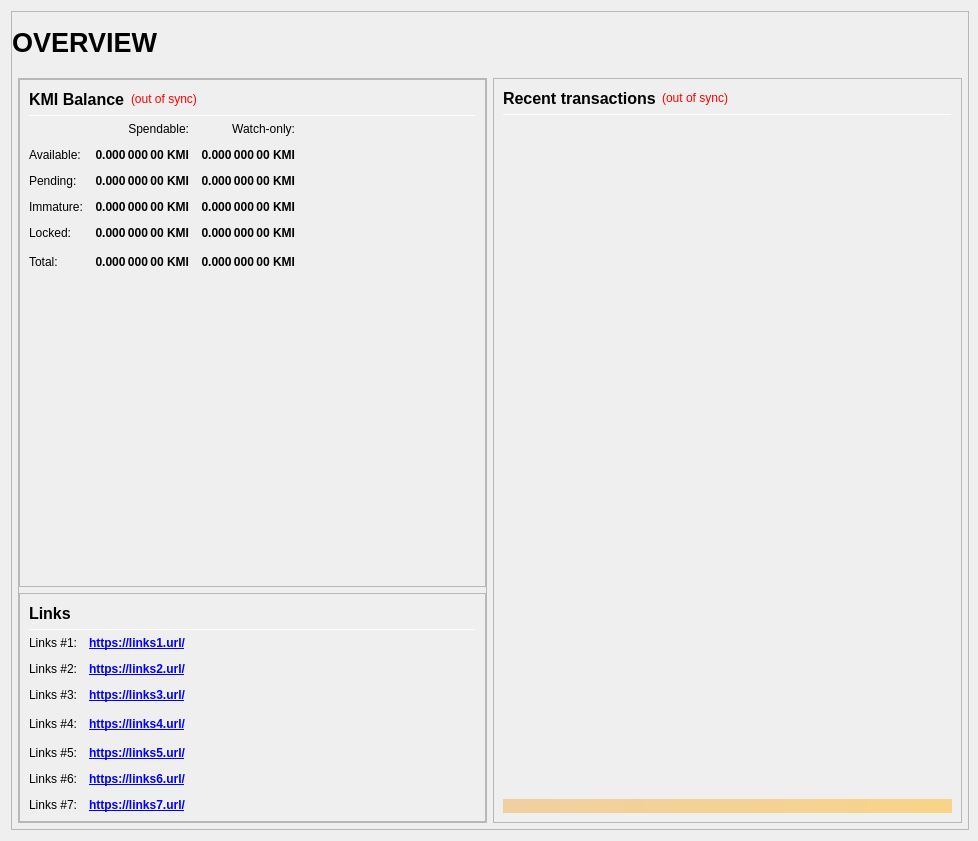
<?xml version="1.0" encoding="UTF-8"?>
<ui version="4.0">
 <class>OverviewPage</class>
 <widget class="QWidget" name="OverviewPage">
  <property name="geometry">
   <rect>
    <x>0</x>
    <y>0</y>
    <width>978</width>
    <height>841</height>
   </rect>
  </property>
  <property name="minimumSize">
   <size>
    <width>960</width>
    <height>682</height>
   </size>
  </property>
  <property name="windowTitle">
   <string>Form</string>
  </property>
  <layout class="QVBoxLayout" name="topLayout" stretch="1">
   <property name="rightMargin">
    <number>9</number>
   </property>
   <item>
    <widget class="QFrame" name="frame_BG">
     <property name="minimumSize">
      <size>
       <width>850</width>
       <height>610</height>
      </size>
     </property>
     <property name="maximumSize">
      <size>
       <width>16777215</width>
       <height>16777215</height>
      </size>
     </property>
     <property name="frameShape">
      <enum>QFrame::StyledPanel</enum>
     </property>
     <property name="frameShadow">
      <enum>QFrame::Raised</enum>
     </property>
     <layout class="QVBoxLayout" name="verticalLayout_3" stretch="1">
      <property name="leftMargin">
       <number>0</number>
      </property>
      <property name="topMargin">
       <number>0</number>
      </property>
      <property name="rightMargin">
       <number>0</number>
      </property>
      <property name="bottomMargin">
       <number>6</number>
      </property>
      <item>
       <layout class="QVBoxLayout" name="verticalLayout_Master" stretch="0,1">
        <property name="leftMargin">
         <number>0</number>
        </property>
        <property name="topMargin">
         <number>0</number>
        </property>
        <property name="rightMargin">
         <number>0</number>
        </property>
        <property name="bottomMargin">
         <number>0</number>
        </property>
        <item>
         <widget class="QFrame" name="frame_Header">
          <layout class="QVBoxLayout" name="verticalLayout_Header" stretch="0">
           <property name="leftMargin">
            <number>0</number>
           </property>
           <property name="topMargin">
            <number>0</number>
           </property>
           <property name="rightMargin">
            <number>0</number>
           </property>
           <property name="bottomMargin">
            <number>0</number>
           </property>
           <item>
            <layout class="QHBoxLayout" name="horizontalLayout_Header" stretch="1,0,1">
             <property name="spacing">
              <number>6</number>
             </property>
             <item>
              <widget class="QLabel" name="labelOverviewHeaderLeft">
               <property name="minimumSize">
                <size>
                 <width>464</width>
                 <height>60</height>
                </size>
               </property>
               <property name="maximumSize">
                <size>
                 <width>16777215</width>
                 <height>60</height>
                </size>
               </property>
               <property name="font">
                <font>
                 <pointsize>20</pointsize>
                 <weight>75</weight>
                 <bold>true</bold>
                </font>
               </property>
               <property name="text">
                <string>OVERVIEW</string>
               </property>
               <property name="alignment">
                <set>Qt::AlignLeading|Qt::AlignLeft|Qt::AlignVCenter</set>
               </property>
              </widget>
             </item>
             <item>
              <spacer name="horizontalSpacer_Header">
               <property name="orientation">
                <enum>Qt::Horizontal</enum>
               </property>
               <property name="sizeHint" stdset="0">
                <size>
                 <width>40</width>
                 <height>20</height>
                </size>
               </property>
              </spacer>
             </item>
             <item>
              <widget class="QLabel" name="labelOverviewHeaderRight">
               <property name="minimumSize">
                <size>
                 <width>464</width>
                 <height>60</height>
                </size>
               </property>
               <property name="maximumSize">
                <size>
                 <width>16777215</width>
                 <height>60</height>
                </size>
               </property>
               <property name="font">
                <font>
                 <pointsize>14</pointsize>
                </font>
               </property>
               <property name="text">
                <string/>
               </property>
               <property name="alignment">
                <set>Qt::AlignRight|Qt::AlignTrailing|Qt::AlignVCenter</set>
               </property>
              </widget>
             </item>
            </layout>
           </item>
          </layout>
         </widget>
        </item>
        <item>
         <widget class="QFrame" name="frame_Content">
          <layout class="QVBoxLayout" name="verticalLayout_Content">
           <property name="leftMargin">
            <number>6</number>
           </property>
           <property name="topMargin">
            <number>0</number>
           </property>
           <property name="rightMargin">
            <number>6</number>
           </property>
           <property name="bottomMargin">
            <number>0</number>
           </property>
           <item>
            <layout class="QHBoxLayout" name="horizontalLayout_Content" stretch="1,1">
             <property name="spacing">
              <number>6</number>
             </property>
             <item>
              <layout class="QVBoxLayout" name="verticalLayout_left" stretch="1">
               <item>
                <widget class="QFrame" name="frameObfuscation">
                 <property name="minimumSize">
                  <size>
                   <width>0</width>
                   <height>0</height>
                  </size>
                 </property>
                 <property name="frameShape">
                  <enum>QFrame::StyledPanel</enum>
                 </property>
                 <property name="frameShadow">
                  <enum>QFrame::Raised</enum>
                 </property>
                 <layout class="QVBoxLayout" name="verticalLayout" stretch="0,0,0,0">
                  <property name="leftMargin">
                   <number>0</number>
                  </property>
                  <property name="topMargin">
                   <number>0</number>
                  </property>
                  <property name="rightMargin">
                   <number>0</number>
                  </property>
                  <property name="bottomMargin">
                   <number>0</number>
                  </property>
                  <item>
                   <widget class="QFrame" name="frame_Balances">
                    <property name="frameShape">
                     <enum>QFrame::StyledPanel</enum>
                    </property>
                    <property name="frameShadow">
                     <enum>QFrame::Raised</enum>
                    </property>
                    <layout class="QVBoxLayout" name="verticalLayout_4">
                     <item>
                      <layout class="QHBoxLayout" name="horizontalLayout_4">
                       <item>
                        <widget class="QLabel" name="label_5">
                         <property name="minimumSize">
                          <size>
                           <width>0</width>
                           <height>20</height>
                          </size>
                         </property>
                         <property name="font">
                          <font>
                           <pointsize>12</pointsize>
                           <weight>75</weight>
                           <bold>true</bold>
                          </font>
                         </property>
                         <property name="text">
                          <string>KMI Balance</string>
                         </property>
                        </widget>
                       </item>
                       <item>
                        <widget class="QLabel" name="labelWalletStatus">
                         <property name="cursor">
                          <cursorShape>WhatsThisCursor</cursorShape>
                         </property>
                         <property name="toolTip">
                          <string>The displayed information may be out of date. Your wallet automatically synchronizes with the KMI network after a connection is established, but this process has not completed yet.</string>
                         </property>
                         <property name="styleSheet">
                          <string notr="true">QLabel { color: red; }</string>
                         </property>
                         <property name="text">
                          <string notr="true">(out of sync)</string>
                         </property>
                         <property name="alignment">
                          <set>Qt::AlignLeading|Qt::AlignLeft|Qt::AlignVCenter</set>
                         </property>
                        </widget>
                       </item>
                       <item>
                        <spacer name="horizontalSpacer_3">
                         <property name="orientation">
                          <enum>Qt::Horizontal</enum>
                         </property>
                         <property name="sizeHint" stdset="0">
                          <size>
                           <width>40</width>
                           <height>20</height>
                          </size>
                         </property>
                        </spacer>
                       </item>
                      </layout>
                     </item>
                     <item>
                      <widget class="Line" name="line_Balance">
                       <property name="minimumSize">
                        <size>
                         <width>0</width>
                         <height>1</height>
                        </size>
                       </property>
                       <property name="maximumSize">
                        <size>
                         <width>16777215</width>
                         <height>1</height>
                        </size>
                       </property>
                       <property name="orientation">
                        <enum>Qt::Horizontal</enum>
                       </property>
                      </widget>
                     </item>
                     <item>
                      <layout class="QGridLayout" name="gridLayout">
                       <property name="spacing">
                        <number>12</number>
                       </property>
                       <item row="0" column="1">
                        <widget class="QLabel" name="labelSpendable">
                         <property name="text">
                          <string>Spendable:</string>
                         </property>
                         <property name="alignment">
                          <set>Qt::AlignRight|Qt::AlignTrailing|Qt::AlignVCenter</set>
                         </property>
                        </widget>
                       </item>
                       <item row="0" column="2">
                        <widget class="QLabel" name="labelWatchonly">
                         <property name="text">
                          <string>Watch-only:</string>
                         </property>
                         <property name="alignment">
                          <set>Qt::AlignRight|Qt::AlignTrailing|Qt::AlignVCenter</set>
                         </property>
                        </widget>
                       </item>
                       <item row="1" column="0">
                        <widget class="QLabel" name="labelBalanceText">
                         <property name="text">
                          <string>Available:</string>
                         </property>
                        </widget>
                       </item>
                       <item row="1" column="1">
                        <widget class="QLabel" name="labelBalance">
                         <property name="font">
                          <font>
                           <weight>75</weight>
                           <bold>true</bold>
                          </font>
                         </property>
                         <property name="cursor">
                          <cursorShape>IBeamCursor</cursorShape>
                         </property>
                         <property name="toolTip">
                          <string>Your current spendable balance</string>
                         </property>
                         <property name="text">
                          <string notr="true">0.000 000 00 KMI</string>
                         </property>
                         <property name="alignment">
                          <set>Qt::AlignRight|Qt::AlignTrailing|Qt::AlignVCenter</set>
                         </property>
                         <property name="textInteractionFlags">
                          <set>Qt::LinksAccessibleByMouse|Qt::TextSelectableByKeyboard|Qt::TextSelectableByMouse</set>
                         </property>
                        </widget>
                       </item>
                       <item row="1" column="2">
                        <widget class="QLabel" name="labelWatchAvailable">
                         <property name="font">
                          <font>
                           <weight>75</weight>
                           <bold>true</bold>
                          </font>
                         </property>
                         <property name="cursor">
                          <cursorShape>IBeamCursor</cursorShape>
                         </property>
                         <property name="toolTip">
                          <string>Your current balance in watch-only addresses</string>
                         </property>
                         <property name="text">
                          <string notr="true">0.000 000 00 KMI</string>
                         </property>
                         <property name="alignment">
                          <set>Qt::AlignRight|Qt::AlignTrailing|Qt::AlignVCenter</set>
                         </property>
                         <property name="textInteractionFlags">
                          <set>Qt::LinksAccessibleByMouse|Qt::TextSelectableByKeyboard|Qt::TextSelectableByMouse</set>
                         </property>
                        </widget>
                       </item>
                       <item row="2" column="0">
                        <widget class="QLabel" name="labelPendingText">
                         <property name="text">
                          <string>Pending:</string>
                         </property>
                        </widget>
                       </item>
                       <item row="2" column="1">
                        <widget class="QLabel" name="labelUnconfirmed">
                         <property name="font">
                          <font>
                           <weight>75</weight>
                           <bold>true</bold>
                          </font>
                         </property>
                         <property name="cursor">
                          <cursorShape>IBeamCursor</cursorShape>
                         </property>
                         <property name="toolTip">
                          <string>Total of transactions that have yet to be confirmed, and do not yet count toward the spendable balance</string>
                         </property>
                         <property name="text">
                          <string notr="true">0.000 000 00 KMI</string>
                         </property>
                         <property name="alignment">
                          <set>Qt::AlignRight|Qt::AlignTrailing|Qt::AlignVCenter</set>
                         </property>
                         <property name="textInteractionFlags">
                          <set>Qt::LinksAccessibleByMouse|Qt::TextSelectableByKeyboard|Qt::TextSelectableByMouse</set>
                         </property>
                        </widget>
                       </item>
                       <item row="2" column="2">
                        <widget class="QLabel" name="labelWatchPending">
                         <property name="font">
                          <font>
                           <weight>75</weight>
                           <bold>true</bold>
                          </font>
                         </property>
                         <property name="cursor">
                          <cursorShape>IBeamCursor</cursorShape>
                         </property>
                         <property name="toolTip">
                          <string>Unconfirmed transactions to watch-only addresses</string>
                         </property>
                         <property name="text">
                          <string notr="true">0.000 000 00 KMI</string>
                         </property>
                         <property name="alignment">
                          <set>Qt::AlignRight|Qt::AlignTrailing|Qt::AlignVCenter</set>
                         </property>
                         <property name="textInteractionFlags">
                          <set>Qt::LinksAccessibleByMouse|Qt::TextSelectableByKeyboard|Qt::TextSelectableByMouse</set>
                         </property>
                        </widget>
                       </item>
                       <item row="3" column="0">
                        <widget class="QLabel" name="labelImmatureText">
                         <property name="text">
                          <string>Immature:</string>
                         </property>
                        </widget>
                       </item>
                       <item row="3" column="1">
                        <widget class="QLabel" name="labelImmature">
                         <property name="font">
                          <font>
                           <weight>75</weight>
                           <bold>true</bold>
                          </font>
                         </property>
                         <property name="cursor">
                          <cursorShape>IBeamCursor</cursorShape>
                         </property>
                         <property name="toolTip">
                          <string>Staked or masternode rewards that has not yet matured</string>
                         </property>
                         <property name="text">
                          <string notr="true">0.000 000 00 KMI</string>
                         </property>
                         <property name="alignment">
                          <set>Qt::AlignRight|Qt::AlignTrailing|Qt::AlignVCenter</set>
                         </property>
                         <property name="textInteractionFlags">
                          <set>Qt::LinksAccessibleByMouse|Qt::TextSelectableByKeyboard|Qt::TextSelectableByMouse</set>
                         </property>
                        </widget>
                       </item>
                       <item row="3" column="2">
                        <widget class="QLabel" name="labelWatchImmature">
                         <property name="font">
                          <font>
                           <weight>75</weight>
                           <bold>true</bold>
                          </font>
                         </property>
                         <property name="cursor">
                          <cursorShape>IBeamCursor</cursorShape>
                         </property>
                         <property name="toolTip">
                          <string>Staked or masternode rewards in watch-only addresses that has not yet matured</string>
                         </property>
                         <property name="text">
                          <string notr="true">0.000 000 00 KMI</string>
                         </property>
                         <property name="alignment">
                          <set>Qt::AlignRight|Qt::AlignTrailing|Qt::AlignVCenter</set>
                         </property>
                         <property name="textInteractionFlags">
                          <set>Qt::LinksAccessibleByMouse|Qt::TextSelectableByKeyboard|Qt::TextSelectableByMouse</set>
                         </property>
                        </widget>
                       </item>
                       <item row="4" column="0">
                        <widget class="QLabel" name="labelLockedBalanceText">
                         <property name="toolTip">
                          <string>Locked KMI or Masternode collaterals.</string>
                         </property>
                         <property name="text">
                          <string>Locked:</string>
                         </property>
                        </widget>
                       </item>
                       <item row="4" column="1">
                        <widget class="QLabel" name="labelLockedBalance">
                         <property name="font">
                          <font>
                           <weight>75</weight>
                           <bold>true</bold>
                          </font>
                         </property>
                         <property name="cursor">
                          <cursorShape>IBeamCursor</cursorShape>
                         </property>
                         <property name="toolTip">
                          <string>Locked KMI or Masternode collaterals</string>
                         </property>
                         <property name="text">
                          <string notr="true">0.000 000 00 KMI</string>
                         </property>
                         <property name="alignment">
                          <set>Qt::AlignRight|Qt::AlignTrailing|Qt::AlignVCenter</set>
                         </property>
                         <property name="textInteractionFlags">
                          <set>Qt::LinksAccessibleByMouse|Qt::TextSelectableByKeyboard|Qt::TextSelectableByMouse</set>
                         </property>
                        </widget>
                       </item>
                       <item row="4" column="2">
                        <widget class="QLabel" name="labelWatchLocked">
                         <property name="font">
                          <font>
                           <weight>75</weight>
                           <bold>true</bold>
                          </font>
                         </property>
                         <property name="cursor">
                          <cursorShape>IBeamCursor</cursorShape>
                         </property>
                         <property name="toolTip">
                          <string>Current locked balance in watch-only addresses</string>
                         </property>
                         <property name="text">
                          <string notr="true">0.000 000 00 KMI</string>
                         </property>
                         <property name="alignment">
                          <set>Qt::AlignRight|Qt::AlignTrailing|Qt::AlignVCenter</set>
                         </property>
                         <property name="textInteractionFlags">
                          <set>Qt::LinksAccessibleByMouse|Qt::TextSelectableByKeyboard|Qt::TextSelectableByMouse</set>
                         </property>
                        </widget>
                       </item>
                       <item row="5" column="0">
                        <widget class="QLabel" name="labelTotalText">
                         <property name="toolTip">
                          <string>Your current KMI balance, unconfirmed and immature transactions included</string>
                         </property>
                         <property name="text">
                          <string>Total:</string>
                         </property>
                        </widget>
                       </item>
                       <item row="5" column="1">
                        <widget class="QLabel" name="labelTotal">
                         <property name="font">
                          <font>
                           <weight>75</weight>
                           <bold>true</bold>
                          </font>
                         </property>
                         <property name="cursor">
                          <cursorShape>IBeamCursor</cursorShape>
                         </property>
                         <property name="toolTip">
                          <string>Your current KMI balance, unconfirmed and immature transactions included</string>
                         </property>
                         <property name="text">
                          <string notr="true">0.000 000 00 KMI</string>
                         </property>
                         <property name="alignment">
                          <set>Qt::AlignRight|Qt::AlignTrailing|Qt::AlignVCenter</set>
                         </property>
                         <property name="textInteractionFlags">
                          <set>Qt::LinksAccessibleByMouse|Qt::TextSelectableByKeyboard|Qt::TextSelectableByMouse</set>
                         </property>
                        </widget>
                       </item>
                       <item row="5" column="2">
                        <widget class="QLabel" name="labelWatchTotal">
                         <property name="font">
                          <font>
                           <weight>75</weight>
                           <bold>true</bold>
                          </font>
                         </property>
                         <property name="cursor">
                          <cursorShape>IBeamCursor</cursorShape>
                         </property>
                         <property name="toolTip">
                          <string>Current total balance in watch-only addresses</string>
                         </property>
                         <property name="text">
                          <string notr="true">0.000 000 00 KMI</string>
                         </property>
                         <property name="alignment">
                          <set>Qt::AlignRight|Qt::AlignTrailing|Qt::AlignVCenter</set>
                         </property>
                         <property name="textInteractionFlags">
                          <set>Qt::LinksAccessibleByMouse|Qt::TextSelectableByKeyboard|Qt::TextSelectableByMouse</set>
                         </property>
                        </widget>
                       </item>
                       <item row="5" column="3">
                        <spacer name="horizontalSpacer_9">
                         <property name="orientation">
                          <enum>Qt::Horizontal</enum>
                         </property>
                         <property name="sizeHint" stdset="0">
                          <size>
                           <width>40</width>
                           <height>20</height>
                          </size>
                         </property>
                        </spacer>
                       </item>
                      </layout>
                     </item>
                     <item>
                      <spacer name="verticalSpacer_1">
                       <property name="orientation">
                        <enum>Qt::Vertical</enum>
                       </property>
                       <property name="sizeHint" stdset="0">
                        <size>
                         <width>20</width>
                         <height>40</height>
                        </size>
                       </property>
                      </spacer>
                     </item>
                    </layout>
                   </widget>
                  </item>
                  <item>
                   <widget class="QFrame" name="frame_Links">
                    <property name="frameShape">
                     <enum>QFrame::StyledPanel</enum>
                    </property>
                    <property name="frameShadow">
                     <enum>QFrame::Raised</enum>
                    </property>
                    <layout class="QVBoxLayout" name="verticalLayout_Links">
                     <item>
                      <layout class="QHBoxLayout" name="horizontalLayout_Links_1" stretch="0,0">
                       <item>
                        <widget class="QLabel" name="label_Links_title">
                         <property name="minimumSize">
                          <size>
                           <width>0</width>
                           <height>20</height>
                          </size>
                         </property>
                         <property name="font">
                          <font>
                           <pointsize>12</pointsize>
                           <weight>75</weight>
                           <bold>true</bold>
                          </font>
                         </property>
                         <property name="text">
                          <string>Links</string>
                         </property>
                        </widget>
                       </item>
                       <item>
                        <spacer name="horizontalSpacer_Links_1">
                         <property name="orientation">
                          <enum>Qt::Horizontal</enum>
                         </property>
                         <property name="sizeHint" stdset="0">
                          <size>
                           <width>40</width>
                           <height>20</height>
                          </size>
                         </property>
                        </spacer>
                       </item>
                      </layout>
                     </item>
                     <item>
                      <widget class="Line" name="line_Links">
                       <property name="minimumSize">
                        <size>
                         <width>0</width>
                         <height>1</height>
                        </size>
                       </property>
                       <property name="maximumSize">
                        <size>
                         <width>16777215</width>
                         <height>1</height>
                        </size>
                       </property>
                       <property name="orientation">
                        <enum>Qt::Horizontal</enum>
                       </property>
                      </widget>
                     </item>
                     <item>
                      <layout class="QGridLayout" name="gridLayout_Links">
                       <property name="spacing">
                        <number>12</number>
                       </property>
                       <item row="1" column="0">
                        <widget class="QLabel" name="labelLinks1">
                         <property name="text">
                          <string>Links #1:</string>
                         </property>
                        </widget>
                       </item>
                       <item row="1" column="1">
                        <widget class="QLabel" name="labelLinksUrl1">
                         <property name="font">
                          <font>
                           <weight>75</weight>
                           <bold>true</bold>
                          </font>
                         </property>
                         <property name="text">
                          <string notr="true">&lt;a href=&quot;https://links1.url/&quot;&gt;https://links1.url/&lt;/a&gt;</string>
                         </property>
                         <property name="textFormat">
                          <enum>Qt::RichText</enum>
                         </property>
                         <property name="alignment">
                          <set>Qt::AlignLeading|Qt::AlignLeft|Qt::AlignVCenter</set>
                         </property>
                         <property name="openExternalLinks">
                          <bool>true</bool>
                         </property>
                        </widget>
                       </item>
                       <item row="2" column="0">
                        <widget class="QLabel" name="labelLinks2">
                         <property name="text">
                          <string>Links #2:</string>
                         </property>
                        </widget>
                       </item>
                       <item row="2" column="1">
                        <widget class="QLabel" name="labelLinksUrl2">
                         <property name="font">
                          <font>
                           <weight>75</weight>
                           <bold>true</bold>
                          </font>
                         </property>
                         <property name="text">
                          <string notr="true">&lt;a href=&quot;https://links2.url/&quot;&gt;https://links2.url/&lt;/a&gt;</string>
                         </property>
                         <property name="alignment">
                          <set>Qt::AlignLeading|Qt::AlignLeft|Qt::AlignVCenter</set>
                         </property>
                         <property name="openExternalLinks">
                          <bool>true</bool>
                         </property>
                        </widget>
                       </item>
                       <item row="3" column="0">
                        <widget class="QLabel" name="labelLinks3">
                         <property name="text">
                          <string>Links #3:</string>
                         </property>
                        </widget>
                       </item>
                       <item row="3" column="1">
                        <widget class="QLabel" name="labelLinksUrl3">
                         <property name="font">
                          <font>
                           <weight>75</weight>
                           <bold>true</bold>
                          </font>
                         </property>
                         <property name="text">
                          <string notr="true">&lt;a href=&quot;https://links3.url/&quot;&gt;https://links3.url/&lt;/a&gt;</string>
                         </property>
                         <property name="alignment">
                           <set>Qt::AlignLeading|Qt::AlignLeft|Qt::AlignVCenter</set>
                         </property>
                         <property name="openExternalLinks">
                          <bool>true</bool>
                         </property>
                        </widget>
                       </item>
                       <item row="4" column="0">
                        <widget class="QLabel" name="labelLinks4">
                         <property name="text">
                          <string>Links #4:</string>
                         </property>
                        </widget>
                       </item>
                       <item row="4" column="1">
                        <widget class="QLabel" name="labelLinksUrl4">
                         <property name="font">
                          <font>
                           <weight>75</weight>
                           <bold>true</bold>
                          </font>
                         </property>
                         <property name="text">
                          <string notr="true">&lt;a href=&quot;https://links4.url/&quot;&gt;https://links4.url/&lt;/a&gt;</string>
                         </property>
                         <property name="alignment">
                           <set>Qt::AlignLeading|Qt::AlignLeft|Qt::AlignVCenter</set>
                         </property>
                         <property name="openExternalLinks">
                          <bool>true</bool>
                         </property>
                        </widget>
                       </item>
                       <item row="4" column="2">
                        <spacer name="horizontalSpacer_Links_2">
                         <property name="orientation">
                          <enum>Qt::Horizontal</enum>
                         </property>
                         <property name="sizeHint" stdset="0">
                          <size>
                           <width>40</width>
                           <height>20</height>
                          </size>
                         </property>
                        </spacer>
                       </item>
                       <item row="5" column="0">
                        <widget class="QLabel" name="labelLinks5">
                         <property name="text">
                          <string>Links #5:</string>
                         </property>
                        </widget>
                       </item>
                       <item row="5" column="1">
                        <widget class="QLabel" name="labelLinksUrl5">
                         <property name="font">
                          <font>
                           <weight>75</weight>
                           <bold>true</bold>
                          </font>
                         </property>
                         <property name="text">
                          <string notr="true">&lt;a href=&quot;https://links5.url/&quot;&gt;https://links5.url/&lt;/a&gt;</string>
                         </property>
                         <property name="alignment">
                           <set>Qt::AlignLeading|Qt::AlignLeft|Qt::AlignVCenter</set>
                         </property>
                         <property name="openExternalLinks">
                          <bool>true</bool>
                         </property>
                        </widget>
                       </item>
                       <item row="6" column="0">
                        <widget class="QLabel" name="labelLinks6">
                         <property name="text">
                          <string>Links #6:</string>
                         </property>
                        </widget>
                       </item>
                       <item row="6" column="1">
                        <widget class="QLabel" name="labelLinksUrl6">
                         <property name="font">
                          <font>
                           <weight>75</weight>
                           <bold>true</bold>
                          </font>
                         </property>
                         <property name="text">
                          <string notr="true">&lt;a href=&quot;https://links6.url/&quot;&gt;https://links6.url/&lt;/a&gt;</string>
                         </property>
                         <property name="alignment">
                           <set>Qt::AlignLeading|Qt::AlignLeft|Qt::AlignVCenter</set>
                         </property>
                         <property name="openExternalLinks">
                          <bool>true</bool>
                         </property>
                        </widget>
                       </item>
                       <item row="7" column="0">
                        <widget class="QLabel" name="labelLinks7">
                         <property name="text">
                          <string>Links #7:</string>
                         </property>
                        </widget>
                       </item>
                       <item row="7" column="1">
                        <widget class="QLabel" name="labelLinksUrl7">
                         <property name="font">
                          <font>
                           <weight>75</weight>
                           <bold>true</bold>
                          </font>
                         </property>
                         <property name="text">
                          <string notr="true">&lt;a href=&quot;https://links7.url/&quot;&gt;https://links7.url/&lt;/a&gt;</string>
                         </property>
                         <property name="alignment">
                           <set>Qt::AlignLeading|Qt::AlignLeft|Qt::AlignVCenter</set>
                         </property>
                         <property name="openExternalLinks">
                          <bool>true</bool>
                         </property>
                        </widget>
                       </item>
                      </layout>
                     </item>
                    </layout>
                   </widget>
                  </item>
                 </layout>
                </widget>
               </item>
              </layout>
             </item>
             <item>
              <layout class="QVBoxLayout" name="verticalLayout_right" stretch="1">
               <item>
                <widget class="QFrame" name="frame_RecentTransactions">
                 <property name="minimumSize">
                  <size>
                   <width>0</width>
                   <height>0</height>
                  </size>
                 </property>
                 <property name="frameShape">
                  <enum>QFrame::StyledPanel</enum>
                 </property>
                 <property name="frameShadow">
                  <enum>QFrame::Raised</enum>
                 </property>
                 <layout class="QVBoxLayout" name="verticalLayout_1" stretch="0,0,0,0,0">
                  <item>
                   <layout class="QHBoxLayout" name="horizontalLayout_2">
                    <item>
                     <widget class="QLabel" name="label_4">
                      <property name="minimumSize">
                       <size>
                        <width>0</width>
                        <height>20</height>
                       </size>
                      </property>
                      <property name="font">
                       <font>
                        <pointsize>12</pointsize>
                        <weight>75</weight>
                        <bold>true</bold>
                       </font>
                      </property>
                      <property name="text">
                       <string>Recent transactions</string>
                      </property>
                     </widget>
                    </item>
                    <item>
                     <widget class="QLabel" name="labelTransactionsStatus">
                      <property name="cursor">
                       <cursorShape>WhatsThisCursor</cursorShape>
                      </property>
                      <property name="toolTip">
                       <string>The displayed information may be out of date. Your wallet automatically synchronizes with the KMI network after a connection is established, but this process has not completed yet.</string>
                      </property>
                      <property name="styleSheet">
                       <string notr="true">QLabel { color: red; }</string>
                      </property>
                      <property name="text">
                       <string notr="true">(out of sync)</string>
                      </property>
                      <property name="alignment">
                       <set>Qt::AlignRight|Qt::AlignTrailing|Qt::AlignVCenter</set>
                      </property>
                     </widget>
                    </item>
                    <item>
                     <spacer name="horizontalSpacer">
                      <property name="orientation">
                       <enum>Qt::Horizontal</enum>
                      </property>
                      <property name="sizeHint" stdset="0">
                       <size>
                        <width>40</width>
                        <height>20</height>
                       </size>
                      </property>
                     </spacer>
                    </item>
                   </layout>
                  </item>
                  <item>
                   <widget class="Line" name="line">
                    <property name="minimumSize">
                     <size>
                      <width>0</width>
                      <height>1</height>
                     </size>
                    </property>
                    <property name="maximumSize">
                     <size>
                      <width>16777215</width>
                      <height>1</height>
                     </size>
                    </property>
                    <property name="orientation">
                     <enum>Qt::Horizontal</enum>
                    </property>
                   </widget>
                  </item>
                  <item>
                   <widget class="QListView" name="listTransactions">
                    <property name="minimumSize">
                     <size>
                      <width>0</width>
                      <height>0</height>
                     </size>
                    </property>
                    <property name="styleSheet">
                     <string notr="true">QListView { background: transparent; }</string>
                    </property>
                    <property name="frameShape">
                     <enum>QFrame::NoFrame</enum>
                    </property>
                    <property name="verticalScrollBarPolicy">
                     <enum>Qt::ScrollBarAlwaysOff</enum>
                    </property>
                    <property name="horizontalScrollBarPolicy">
                     <enum>Qt::ScrollBarAlwaysOff</enum>
                    </property>
                    <property name="selectionMode">
                     <enum>QAbstractItemView::NoSelection</enum>
                    </property>
                   </widget>
                  </item>
                  <item>
                   <spacer name="verticalSpacer_2">
                    <property name="orientation">
                     <enum>Qt::Vertical</enum>
                    </property>
                    <property name="sizeType">
                     <enum>QSizePolicy::Expanding</enum>
                    </property>
                    <property name="sizeHint" stdset="0">
                     <size>
                      <width>20</width>
                      <height>40</height>
                     </size>
                    </property>
                   </spacer>
                  </item>
                  <item>
                   <widget class="QLabel" name="labelAlerts">
                    <property name="maximumSize">
                     <size>
                      <width>16777215</width>
                      <height>16777215</height>
                     </size>
                    </property>
                    <property name="styleSheet">
                     <string notr="true">background-color: qlineargradient(x1: 0, y1: 0, x2: 1, y2: 0, stop:0 #F0D0A0, stop:1 #F8D488); color:#000000;</string>
                    </property>
                    <property name="text">
                     <string/>
                    </property>
                    <property name="wordWrap">
                     <bool>true</bool>
                    </property>
                    <property name="margin">
                     <number>3</number>
                    </property>
                   </widget>
                  </item>
                 </layout>
                </widget>
               </item>
              </layout>
             </item>
            </layout>
           </item>
          </layout>
         </widget>
        </item>
       </layout>
      </item>
     </layout>
    </widget>
   </item>
  </layout>
 </widget>
 <resources/>
 <connections/>
</ui>
